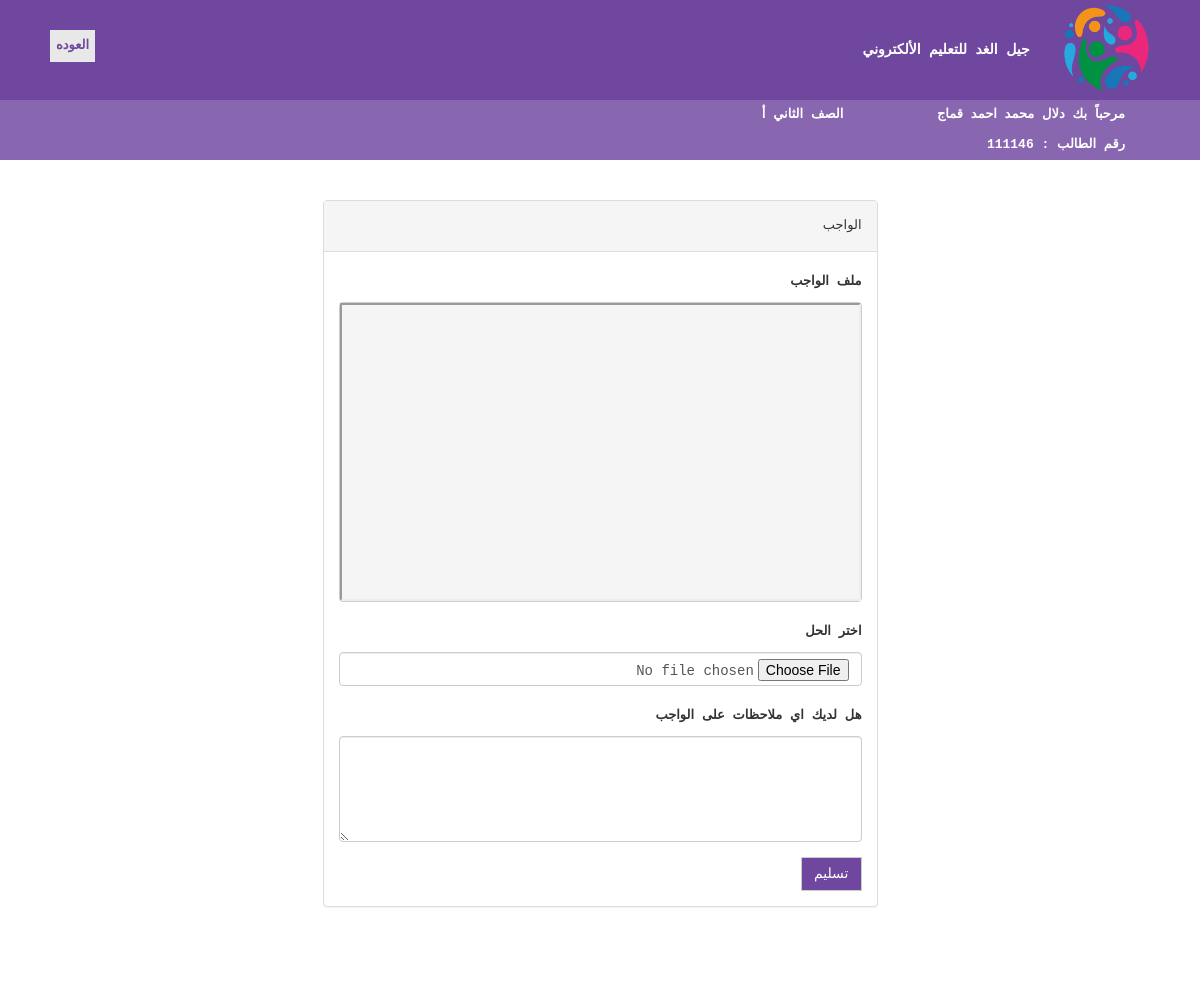
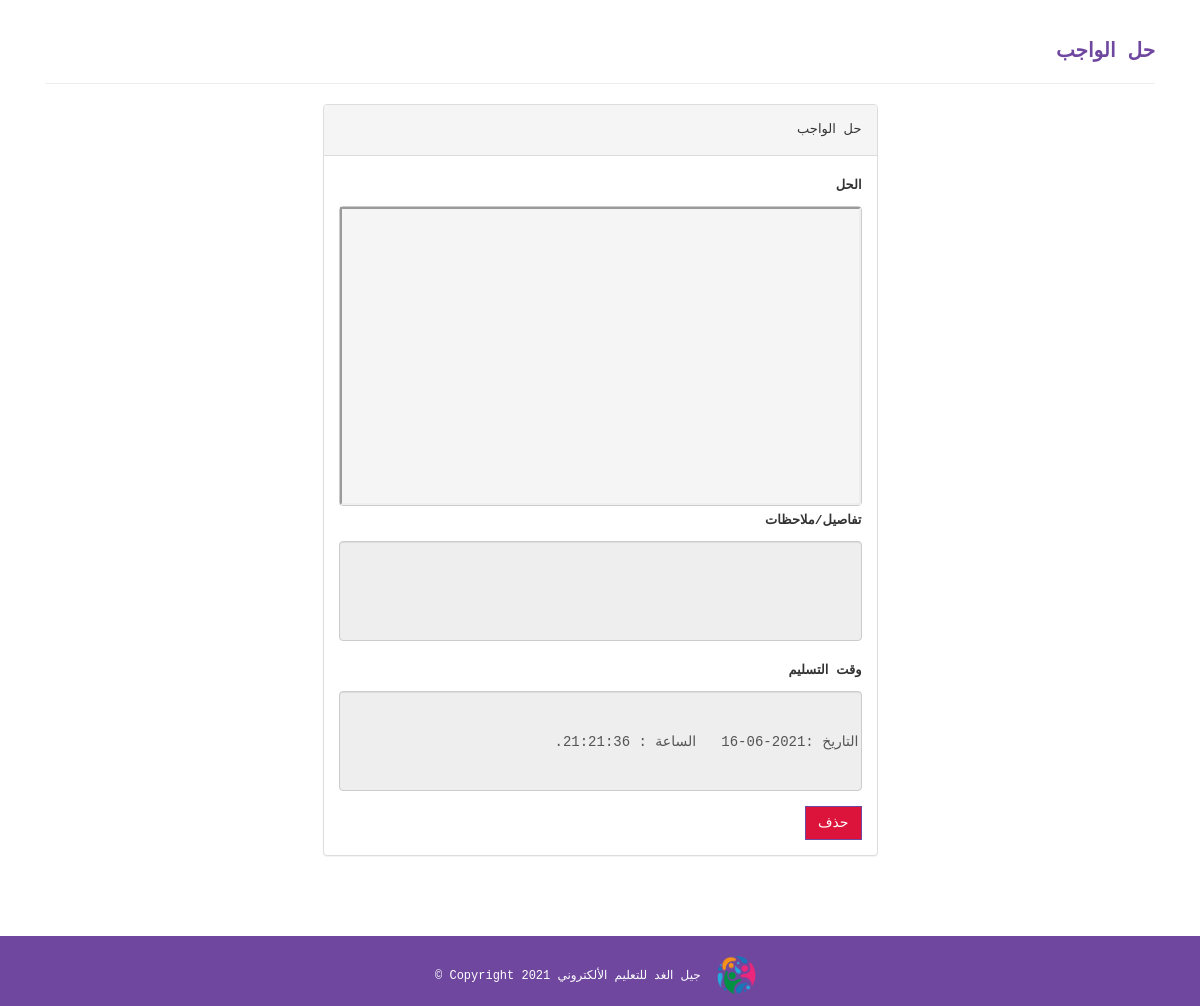
The page /student/submithomework.php?id=157 (signed in) on the database its author committed (2 pictures, top to bottom).
### tables this page shows
CREATE TABLE `student` (
  `id` int(50) NOT NULL,
  `password` varchar(50) NOT NULL,
  `section_id` int(11) NOT NULL,
  `first_name` varchar(50) NOT NULL,
  `second_name` varchar(50) NOT NULL,
  `third_name` varchar(50) NOT NULL,
  `last_name` varchar(50) NOT NULL,
  `mother_name` varchar(15) NOT NULL,
  `guardian` varchar(15) NOT NULL,
  `identity_number` varchar(50) NOT NULL,
  `gender` varchar(50) NOT NULL,
  `phone` varchar(50) NOT NULL,
  `religion` varchar(15) NOT NULL,
  `address` varchar(50) NOT NULL,
  `nationality` varchar(50) NOT NULL,
  `date_of_birth` date NOT NULL,
  `place_of_birth` varchar(15) NOT NULL,
  `creationDate` timestamp NULL DEFAULT current_timestamp(),
  `updationDate` varchar(255) DEFAULT NULL
);

CREATE TABLE `course` (
  `id` int(11) NOT NULL,
  `className` varchar(50) DEFAULT NULL,
  `numOfSection` varchar(10) DEFAULT NULL,
  `creationDate` timestamp NULL DEFAULT current_timestamp(),
  `updationDate` varchar(255) DEFAULT NULL
);

CREATE TABLE `homework` (
  `id` int(150) NOT NULL,
  `teacher` varchar(75) NOT NULL,
  `class` varchar(250) NOT NULL,
  `subject` varchar(75) NOT NULL,
  `start_time` timestamp(6) NOT NULL DEFAULT current_timestamp(6) ON UPDATE current_timestamp(6),
  `end_time` timestamp(6) NOT NULL DEFAULT current_timestamp(6) ON UPDATE current_timestamp(6),
  `file` varchar(500) NOT NULL,
  `type` varchar(150) NOT NULL,
  `size` varchar(150) NOT NULL,
  `details` text NOT NULL,
  `sumbitbate` varchar(300) NOT NULL
);

CREATE TABLE `submithomework` (
  `id` int(11) NOT NULL,
  `teacher` varchar(75) NOT NULL,
  `class` varchar(50) NOT NULL,
  `idstudent` varchar(20) NOT NULL,
  `subject` varchar(75) NOT NULL,
  `homework` varchar(50) NOT NULL,
  `submithomework` varchar(150) NOT NULL,
  `type` varchar(150) NOT NULL,
  `size` varchar(75) NOT NULL,
  `details` varchar(150) NOT NULL,
  `sumbitbate` timestamp(6) NOT NULL DEFAULT current_timestamp(6)
);

### student/submithomework.php (the view, shortened to what this page needs)
<?php
include('includes/config.php');
?>
<?php
$id=intval($_GET['id']);
?>
<!DOCTYPE html>
<html xmlns="http://www.w3.org/1999/xhtml">
<head>
    <link href="assets/css/bootstrap.css" rel="stylesheet" />
    <link href="assets/css/font-awesome.css" rel="stylesheet" />
    <link href="assets/css/style.css" rel="stylesheet" />
</head>
 <body style="font-family:Courier New; font-size:13px;">
<?php include('includes/header.php');?>
<a href="homework.php"> <b> <button  style="position: absolute;
  left: 50px; top:30px; color:#6F479F; border: none; background-color:#e8e8e8;">العوده</button></b></a>
    <div class="content-wrapper">
        <div class="container">
                <div class="row" >
                  <div class="col-md-3"></div>
                    <div class="col-md-6">
                        <div class="panel panel-default">
                        <div class="panel-heading">
الواجب                        </div>
                        <div class="panel-body">
    <form  method="post" enctype="multipart/form-data">
    <div  class="form-group" align="right" >
<?php
        $sql=mysqli_query($con,"select * from homework where id='$id'");
while($row=mysqli_fetch_array($sql))
{
?>
 <label for="start_time" align="right">ملف الواجب</label>
  <div  class="form" style="background-color: #f5f5f5; height: 300px;">
 <?php
    $final_file='../homework/'.$row['file'];
  if ($row['type']=='image/png')
  echo "<img src='".$final_file."' style=' width: 100%; height: 100%;
    object-fit: contain;'>";
     else
     echo "<iframe src='".$row['file']."' style=' width: 100%; height: 100%;
    object-fit: contain;'></iframe>";
    ?>
  </div>
  <?php } ?>
                      </div>
                        <div  class="form-group" align="right" >
			<label for="class">اختر الحل</label>
         <input type="file" name="file" class="form-control"/> </div>
         <div  class="form-group" align="right" >
			<label for="details">هل لديك اي ملاحظات على الواجب</label> <br/>
         <textarea  type="text" id="details" name="details"class="form" rows="5" cols="50"></textarea></div>
              <button  type="submit" name="submit" class="btn btn-default"  style="background-color:#6F479F; color:#fff; "> تسليم</button>
</form>
                            </div>
                    </div>
                </div>
            </div>
        </div>
    </div>
 <div class="content-wrapper">
        <div class="container">
               <div class="col-md-12">
                         <h1  style="color:#6F479F; background-color:#fff; font-size:20px; font-weight: bold;">حل الواجب</h1>
                         <hr class="my-5" >
                    </div>
                <div class="row" >
                  <div class="col-md-3"></div>
                    <div class="col-md-6">
                        <div class="panel panel-default">
                        <div class="panel-heading">
حل الواجب                        </div>
                        <div class="panel-body">
    <form  method="post" enctype="multipart/form-data">
    <div  class="form-group" align="right" >
<?php
        $sql=mysqli_query($con,"select * from submithomework where homework='$id'");
while($row=mysqli_fetch_array($sql))
{               $clas=$row['homework'];
    $cl= mysqli_query($con,"select * from homework where id = '$clas'");
                          $CL= mysqli_fetch_array($cl);
?>
    <label for="start_time" align="right">الحل </label>
                        <div  class="form" style="background-color: #f5f5f5; height: 300px;">
              <?php
             $final_file='../homework/'.$row['submithomework'];
  if ($row['type']=='image/png')
  echo "<img src='".$final_file."' style=' width: 100%; height: 100%;
    object-fit: contain;'>";
     else
     echo "<iframe src='".$final_file."' style=' width: 100%; height: 100%;
    object-fit: contain;'></iframe>";
 ?>
  </div>
     <div  class="form-group" align="right" >
			<label for="details">تفاصيل/ملاحظات</label> <br/>
         <input  type="text" id="details" name="details"class="form" readonly value="<?php echo htmlentities($row['details']);?>" /></div>
          <div  class="form-group" align="right" >
			<label for="details">وقت التسليم</label> <br/>
         <input  type="text" id="details" name="details"class="form" readonly value="<?php
  $x=substr($row['sumbitbate'], 0, 11);
   $x1=substr($row['sumbitbate'],10,10);
   echo 'التاريخ :',$x,'&nbsp;&nbsp;','الساعة :',$x1;    ?>" /></div>
  <?php } ?>
                      </div>
</form>
              <a href="submithomework.php?id=<?php echo $CL['id']?>&del=delete" onClick="return confirm('هل أنت متأكد من حذف الحل')">
                                            <button class="btn btn-danger" style="background-color:#DC143C">حذف</button>
</a>
                            </div>
                    </div>
                </div>
            </div>
        </div>
    </div>
  <?php include('includes/footer.php');?>
</body>
</html>

### student/includes/header.php (shortened to what this page needs)
  <div style=" background-color:#6F479F ; color:#fff; font-size:14px ;font-weight: bold;">
                      <img src="jel.png" alt="logo"style="max-height: 100px; padding:5px; padding-right:30px;"/>
  جيل الغد للتعليم الألكتروني
     <div  style="color:#fff; font-size:13px ; padding-right:75px;  background-color:#8967B0 " >
            <?php
        $sql=mysqli_query($con,"SELECT * FROM `student` where id='".$_SESSION['login']."' ");
    $row=mysqli_fetch_array($sql);
echo "مرحباً بك ",$row['first_name'],' ',$row['second_name'],' ',$row['third_name'],' ',$row['last_name'];
        $s=mysqli_query($con,"SELECT * FROM `course` where id='".$row['section_id']."' ");
                                   $c= mysqli_fetch_array($s); echo "&nbsp; &nbsp; &nbsp; &nbsp; &nbsp; &nbsp; ",$c['className'],' ',$c['numOfSection'];
                echo "<br>","رقم الطالب : ",$row['id'];
             ?>
          </div>
</div>

### student/assets/css/style.css (style rules this page uses)
.content-wrapper { margin-top: 40px; min-height: 600px; padding-bottom: 60px; }
.btn { border-radius: 0px; -webkit-border-radius: 0px; -moz-border-radius: 0px; }

### student/submithomework.php (style rules this page uses)
.form { text-align:right; display: block; width: 100%; height: 100px; font-size: 14px; line-height: 1.42857143; color: #555; background-color: #fff; background-image: none; border: 1px solid #ccc; border-radius: 4px; -webkit-box-shadow: inset 0 1px 1px rgba(0, 0, 0, .075); box-shadow: inset 0 1px 1px rgba(0, 0, 0, .075); -webkit-transition: border-color ease-in-out .15s, -webkit-box-shadow ease-in-out .15s; -o-transition: border-color ease-in-out .15s, box-shadow ease-in-out .15s; transition: border-color ease-in-out .15s, box-shadow ease-in-out .15s; }
.form[disabled], .form[readonly], fieldset[disabled] .form { cursor: not-allowed; background-color: #eee; opacity: 1; }
textarea.form { height: auto; }

### rows shown on the page
student: first_name "دلال", second_name "محمد", third_name "احمد", last_name "قماج", id "111146"
course: className "الصف الثاني", numOfSection "أ"
submithomework: details "التاريخ :2021-06-16 الساعة : 21:21:36."
